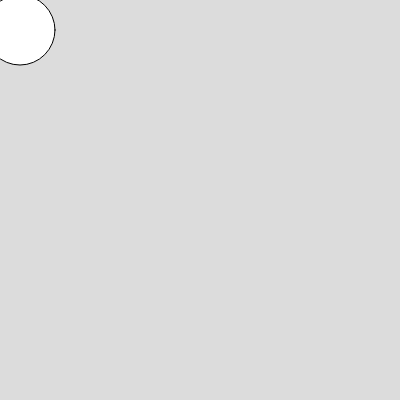
Frame 1 (no input)
Frame 60 (no input): blank canvas, image omitted
Frame 120 (the mouse pressed at the canvas centre since frame 60): blank canvas, image omitted

The p5.js sketch that drew this single still picture (run headless with seeded random() and noise() and a simulated clock; from frame 60 on, the mouse is pressed at the canvas centre):

// p5.js sketch
// ── sketch.js
// var Student={
// name:"Vaibhavi",
// class: 9,
// roll_number: 37,
// favourite_subject: "english",
// marks_scored: [30,50,35,80]
// }
var Ball={
  x:20,
  y:30,
  r:70,
  xspeed:0,
  yspeed:0,
  color:["blue","purple","green","pink"]
}
function setup() {
  createCanvas(400, 400);
  // console.log(Student.roll_number)
  // console.log(Student.favourite_subject)
  // console.log(Student.marks_scored)
  // Student.roll_number=38
  // console.log(Student.roll_number)
  // console.log("My roll number is:"+ Student.roll_number)
}

function draw() {
  background(220);
  circle(Ball.x,Ball.y,Ball.r);
  fill(Ball.color[1])
  Ball.xspeed=-1
  Ball.x=Ball.x+Ball.xspeed

}
